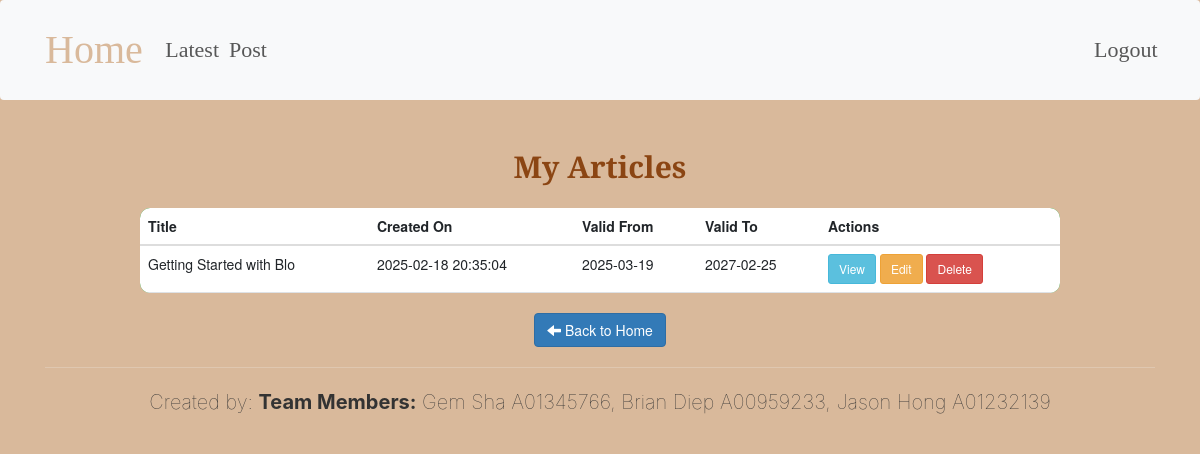
The page /contributor/contributor_article.php (signed in) on the database its author committed.
### tables this page shows
CREATE TABLE Articles (
        ArticleId INTEGER PRIMARY KEY AUTOINCREMENT,
        Title TEXT NOT NULL,
        Body TEXT NOT NULL,
        CreatDate DATETIME DEFAULT CURRENT_TIMESTAMP,
        StartDate DATE,
        EndDate DATE,
        ContributorUsername TEXT NOT NULL
    );

### contributor/contributor_article.php (the view, shortened to what this page needs)
<?php
include("../inc_header_contributor.php");
include("../inc_db_params.php");
$contributorUsername = $_SESSION['username'];
$stmt = $db->prepare("
    SELECT
        ArticleId AS PostId,
        Title,
        Body,
        CreatDate,
        StartDate,
        EndDate
    FROM Articles
    WHERE ContributorUsername = :contributorUsername
    ORDER BY CreatDate DESC
");
$stmt->bindValue(':contributorUsername', $contributorUsername, SQLITE3_TEXT);
$articles = $stmt->execute();
?>
<div class="container">
  <div class="row justify-content-center">
    <div class="col-md-10">
      <h1 class="text-center mt-5">My Articles</h1>
      <table class="table mt-4">
        <thead>
          <tr>
            <th>Title</th>
            <th>Created On</th>
            <th>Valid From</th>
            <th>Valid To</th>
            <th>Actions</th>
          </tr>
        </thead>
        <tbody>
          <?php while ($article = $articles->fetchArray(SQLITE3_ASSOC)): ?>
            <tr>
              <td><?php echo htmlspecialchars($article['Title']); ?></td>
              <td><?php echo htmlspecialchars($article['CreatDate']); ?></td>
              <td><?php echo htmlspecialchars($article['StartDate']); ?></td>
              <td><?php echo htmlspecialchars($article['EndDate']); ?></td>
              <td>
                <a href="/crud/display/display.php?id=<?php echo urlencode($article['PostId']); ?>" class="btn btn-info btn-sm">View</a>
                <a href="/crud/update/update.php?id=<?php echo urlencode($article['PostId']); ?>" class="btn btn-warning btn-sm">Edit</a>
                <a href="/crud/delete/delete.php?id=<?php echo urlencode($article['PostId']); ?>" class="btn btn-danger btn-sm">Delete</a>
              </td>
            </tr>
          <?php endwhile; ?>
        </tbody>
      </table>
      <div class="mt-3 text-center">
        <a href="../main.php" class="btn btn-primary">
          <i class="glyphicon glyphicon-arrow-left"></i> Back to Home
        </a>
      </div>
    </div>
  </div>
</div>
<?php include("../inc_footer.php"); ?>

### landing-css.css (style rules this page uses)
.page, .page-wrapper, .container::after { background-color: #39bbdb; }
body { background-color: #d9b99b; }
.table { background-color: green; padding: 10px; border-radius: 10px; overflow: hidden; }
h1 { font-family: "DM Serif Text", serif; font-size: 3rem; font-weight: bold; color: #8B4513; padding-bottom: 5px; margin-bottom: 20px; }

### rows shown on the page
articles: Title "Getting Started with Blo", CreatDate "2025-02-18 20:35:04", StartDate "2025-03-19", EndDate "2027-02-25"
